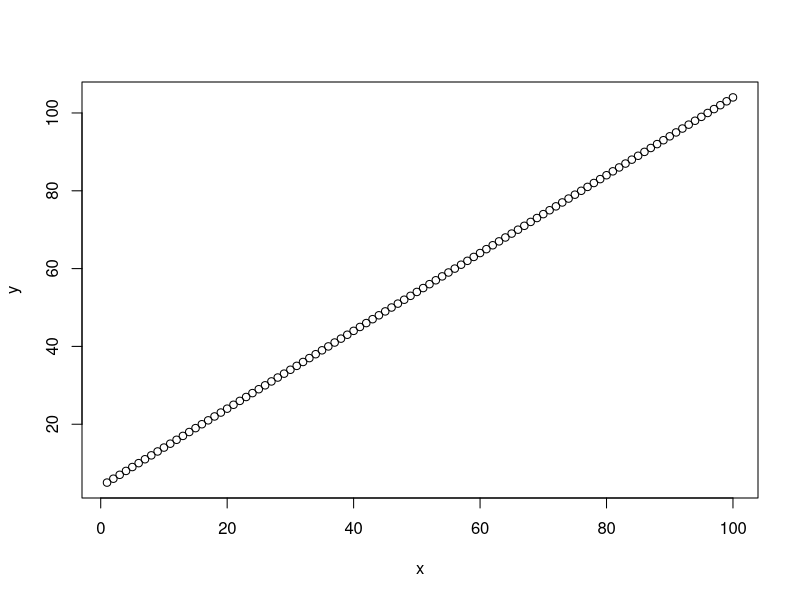
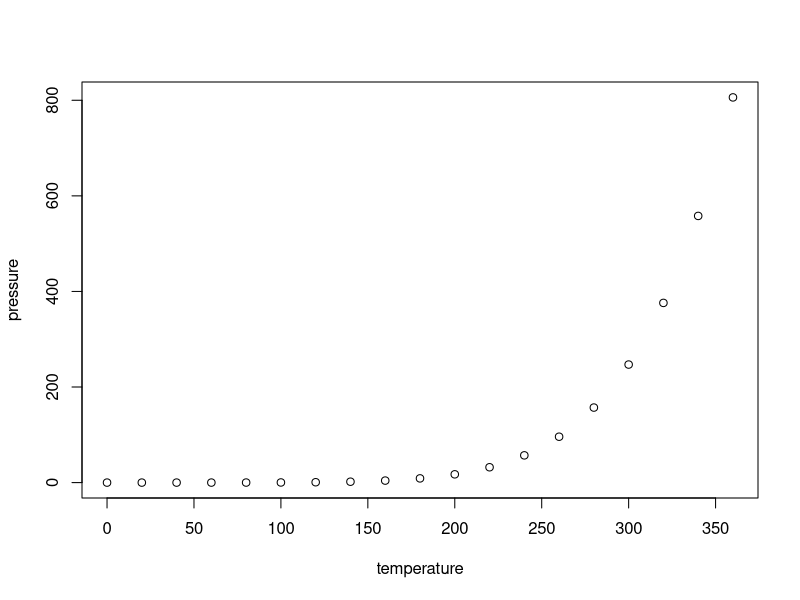

Write R code to recreate these figures, in order.
## ---- chunk 1
x<-1:100
y<-5:104
plot(x,y)
x<-100
y<167
z<-255
## ---- chunk 2
summary(cars)
## ---- chunk 3
plot(pressure)
